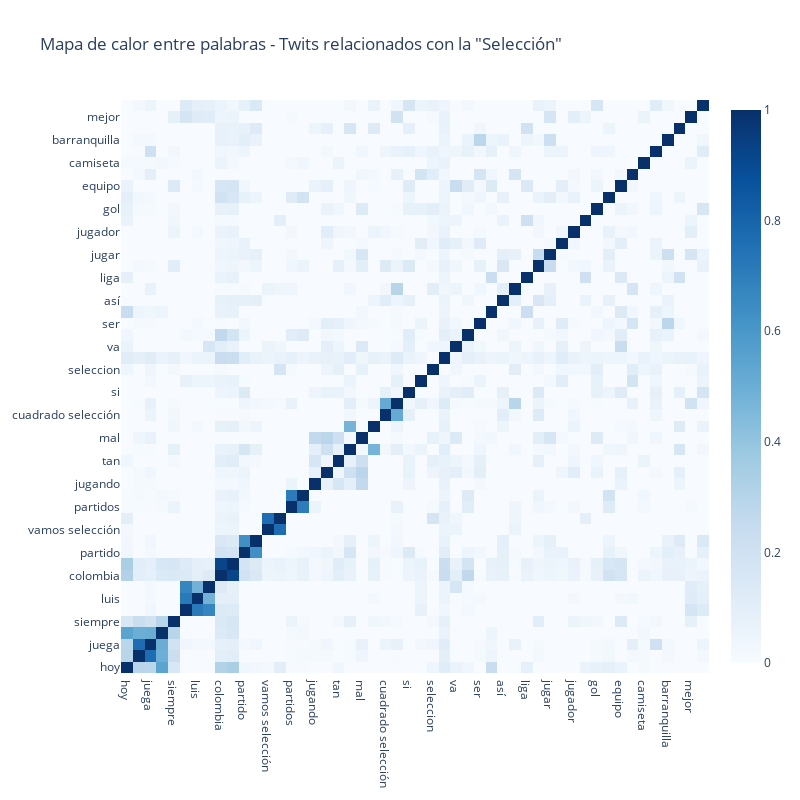

Here is the notebook cell this chart was saved with:
### Code cell
trace = go.Heatmap(z=temp2.values.tolist(),
                    x=temp2.index.values,
                    y=temp2.columns.values,
                    colorscale='Blues')
 
layout = go.Layout(title=' Mapa de calor entre palabras - Twits relacionados con la "Selección"', width=800, height=800)
 
fig = go.Figure(data=[trace],layout=layout)

iplot(fig)

### Figure 1 — Plotly figure (JSON) as saved in the notebook; plotly's stock layout.template omitted (floating-point values rounded to 4 significant figures; data arrays with more than 128 entries replaced by an {"elided": "..."} marker saying what was removed)
{"data": [{"colorscale": [[0, "rgb(247,251,255)"], [0.125, "rgb(222,235,247)"], [0.25, "rgb(198,219,239)"], [0.375, "rgb(158,202,225)"], [0.5, "rgb(107,174,214)"], [0.625, "rgb(66,146,198)"], [0.75, "rgb(33,113,181)"], [0.875, "rgb(8,81,156)"], [1, "rgb(8,48,107)"]], "type": "heatmap", "x": ["hoy", "juega selección", "juega", "hoy juega", "siempre", "luis díaz", "luis", "díaz", "colombia", "selección colombia", "partido", "partido selección", "vamos selección", "vamos", "partidos", "partidos selección", "jugando", "mina", "tan", "hace", "mal", "falta", "cuadrado selección", "cuadrado", "si", "queiroz", "seleccion", "selección", "va", "uruguay", "ser", "país", "así", "lateral", "liga", "ver", "jugar", "jugadores", "jugador", "gran", "gol", "fútbol", "equipo", "debe", "camiseta", "bien", "barranquilla", "años", "mejor", "vez"], "y": ["hoy", "juega selección", "juega", "hoy juega", "siempre", "luis díaz", "luis", "díaz", "colombia", "selección colombia", "partido", "partido selección", "vamos selección", "vamos", "partidos", "partidos selección", "jugando", "mina", "tan", "hace", "mal", "falta", "cuadrado selección", "cuadrado", "si", "queiroz", "seleccion", "selección", "va", "uruguay", "ser", "país", "así", "lateral", "liga", "ver", "jugar", "jugadores", "jugador", "gran", "gol", "fútbol", "equipo", "debe", "camiseta", "bien", "barranquilla", "años", "mejor", "vez"], "z": {"elided": "50x50 float values"}}], "layout": {"height": 800, "title": {"text": " Mapa de calor entre palabras - Twits relacionados con la \"Selección\""}, "width": 800}}
